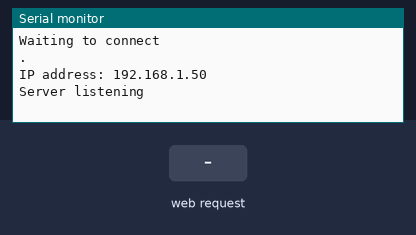
Bench run of a program on a simulated ESP8266 (NodeMCU). Parts: the last lines printed to the serial monitor. Inputs (shaded band) come from the test bench. WiFi joins after 1.5 s; servers stay silent unless stated.

Above: at 3.2 s.
3.3 s: HTTP request GET /add?a=1&b=1 received
At 4.1 s:
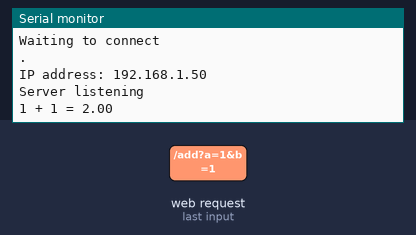
4.8 s: HTTP request GET /multiply?a=1&b=1 received
At 5.2 s:
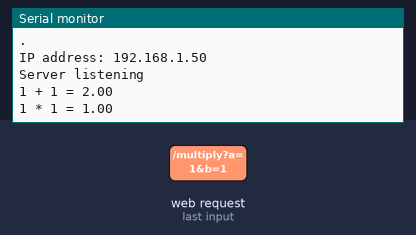
6.3 s: HTTP request GET /divide?a=1&b=1 received
At 7.6 s:
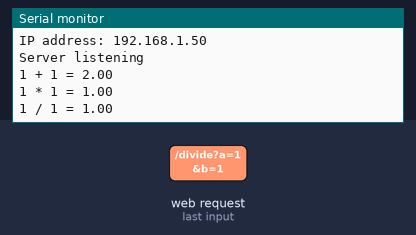

Measured:
- after the input at 3.3 s, the serial monitor: prints a new line at once (image 1)
- after the input at 4.8 s, the serial monitor: prints a new line at once (image 2)
- after the input at 6.3 s, the serial monitor: prints a new line at once (image 3)

The program:

main.cpp
```cpp
#include <Utils.h>
#include <Calculator.h>

ESP8266WebServer server(80);

const char *ssid = "RedeMarcelo2.4";
const char *password = "me+youfor3ver2.4";

void handleAdd()
{ //Handler for the body path

    if (!server.hasArg("a") || !server.hasArg("b"))
    {
        server.send(200, "text/plain", "Missing/Incorrect arguments");
        return;
    }

    String inputA = server.arg("a");
    String inputB = server.arg("b");

    if(!Utils::IsNumber(inputA) || !Utils::IsNumber(inputB))
    {
        server.send(200, "text/plain", "Parameters must be numbers");
        return;
    }

    double a = atof(inputA.c_str());
    double b = atof(inputB.c_str());

    double res = Calculator::add(a,b);

    String message;
    message = "{\n";
    message += "\t\"Result\": ";
    message += res;
    message += "\n}";

    server.send(200, "text/plain", message);
    Serial.println(inputA + " + " + inputB + " = " + res );
}

void handleSubtract()
{ //Handler for the body path

    if (!server.hasArg("a") || !server.hasArg("b"))
    {
        server.send(200, "text/plain", "Missing/Incorrect arguments");
        return;
    }

    String inputA = server.arg("a");
    String inputB = server.arg("b");

    if(!Utils::IsNumber(inputA) || !Utils::IsNumber(inputB))
    {
        server.send(200, "text/plain", "Parameters must be numbers");
        return;
    }

    double a = atof(inputA.c_str());
    double b = atof(inputB.c_str());

    double res = Calculator::sub(a,b);

    String message;
    message = "{\n";
    message += "\t\"Result\": ";
    message += res;
    message += "\n}";

    server.send(200, "text/plain", message);
    Serial.println(inputA + " - " + inputB + " = " + res );
}

void handleMultiply()
{ //Handler for the body path

    if (!server.hasArg("a") || !server.hasArg("b"))
    {
        server.send(200, "text/plain", "Missing/Incorrect arguments");
        return;
    }

    String inputA = server.arg("a");
    String inputB = server.arg("b");

    if(!Utils::IsNumber(inputA) || !Utils::IsNumber(inputB))
    {
        server.send(200, "text/plain", "Parameters must be numbers");
        return;
    }

    double a = atof(inputA.c_str());
    double b = atof(inputB.c_str());

    double res = Calculator::mul(a,b);

    String message;
    message = "{\n";
    message += "\t\"Result\": ";
    message += res;
    message += "\n}";

    server.send(200, "text/plain", message);
    Serial.println(inputA + " * " + inputB + " = " + res );
}

void handleDivide()
{ //Handler for the body path

    if (!server.hasArg("a") || !server.hasArg("b"))
    {
        server.send(200, "text/plain", "Missing/Incorrect arguments");
        return;
    }

    String inputA = server.arg("a");
    String inputB = server.arg("b");

    if(!Utils::IsNumber(inputA) || !Utils::IsNumber(inputB))
    {
        server.send(200, "text/plain", "Parameters must be numbers");
        return;
    }

    double a = atof(inputA.c_str());
    double b = atof(inputB.c_str());

    if(!b)
    {
        server.send(200, "text/plain", "Parameter b cannot be zero");
        return;
    }

    double res = Calculator::div(a,b);

    String message;
    message = "{\n";
    message += "\t\"Result\": ";
    message += res;
    message += "\n}";

    server.send(200, "text/plain", message);

    Serial.println(inputA + " / " + inputB + " = " + res );
}

void setup()
{
    Serial.begin(115200);
    WiFi.begin(ssid, password); //Connect to the WiFi network

    delay(1000);
    Serial.println("Waiting to connect");
    while (WiFi.status() != WL_CONNECTED)
    { //Wait for connection
        delay(1000);
        Serial.print(".");
    }
    Serial.println();

    Serial.print("IP address: ");
    Serial.println(WiFi.localIP()); //Print the local IP

    server.on("/add", handleAdd);
    server.on("/subtract", handleSubtract);
    server.on("/multiply", handleMultiply);
    server.on("/divide", handleDivide);

    server.begin(); //Start the server
    Serial.println("Server listening");
}

void loop()
{
    server.handleClient(); //Handling of incoming requests
}
```

Utils.h
```cpp
#ifdef ARDUINO
    #include <ESP8266WiFi.h>
    #include <ESP8266WebServer.h>
#else
    #include <string>
    using namespace std;
    #define String string
#endif

namespace Utils{

    bool IsNumber(const String& p_number_str)
    {
        if (!p_number_str.length())
        {
            return false;
        }

        char ch;
        for (unsigned int i=0; i<p_number_str.length(); i++)
        {
            ch = (char) p_number_str[i];
            if (!isdigit(ch))
            {
                if (ch == '.')
                {
                    continue;
                }
                return false;
            }
        }

        return true;
    }
}
```
